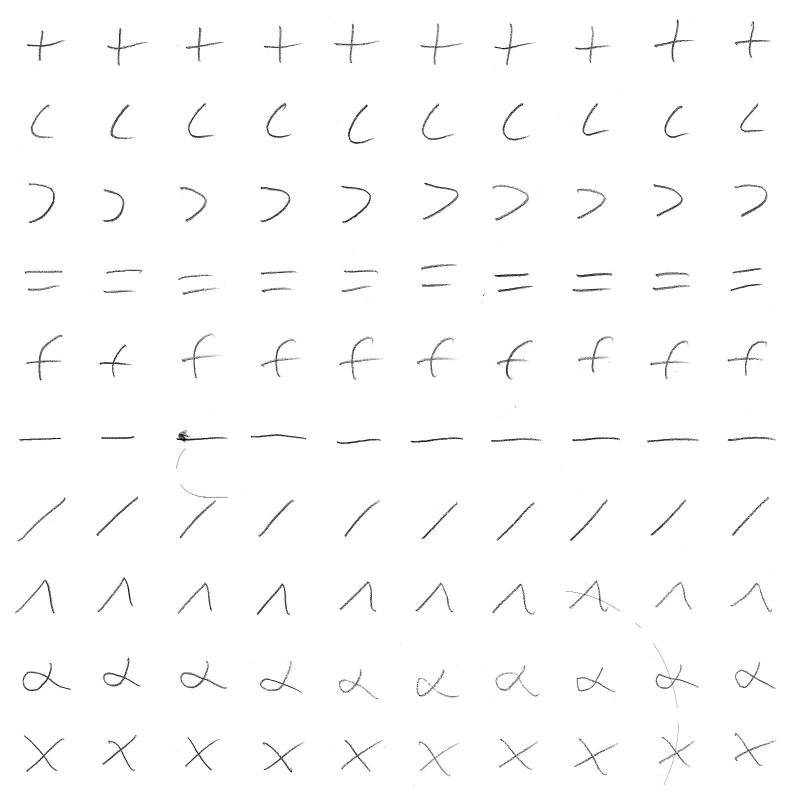
%> input picture Server_Code/operator dataset/oren_1.jpg, 1574 x 1592 px (shown at 1/2 size)
$ octave --eval "result = binarization(imread('../../operator dataset/oren_1.jpg'));"   (GNU Octave 9; MATLAB toolbox functions it lacks are replaced by stand-ins)
%> lines starting %> are read from the running program, lines starting %| are printed output that depends on the picture; in (x1, y1, x2, y2) boxes, pixels count from 0 and x2, y2 are one past the last pixel; in counts of white or black regions, pixels touching at a corner belong together; the program's own positions count from 1
% This file is for binarize the gray level image
% input: gray level image
% output: the binarized image
function imgBW = binarization(imgGray)

imgGray = imresize(imgGray, [480 640], 'bicubic');
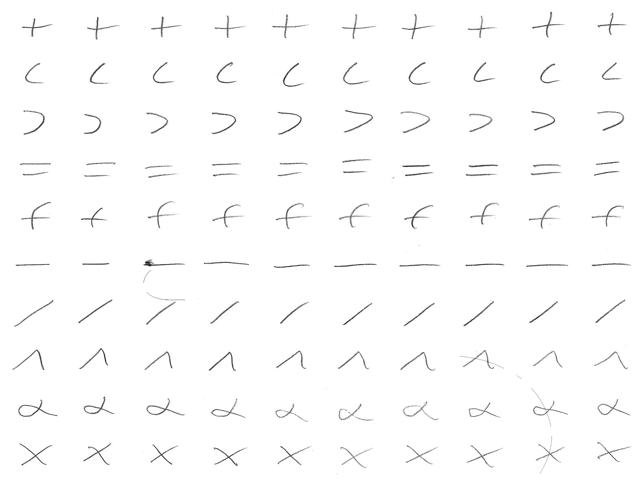
%> imgGray: size 480x640 uint8; min 18, max 255, mean 251.8
[height, width] = size(imgGray);
%> height = 480; width = 640

winSize = 31;
imgBackground = ordfilt2(imgGray, winSize^2-50, true(winSize));
%> imgBackground: size 480x640 uint8; every value is 255

imgSub = imgBackground - imgGray;
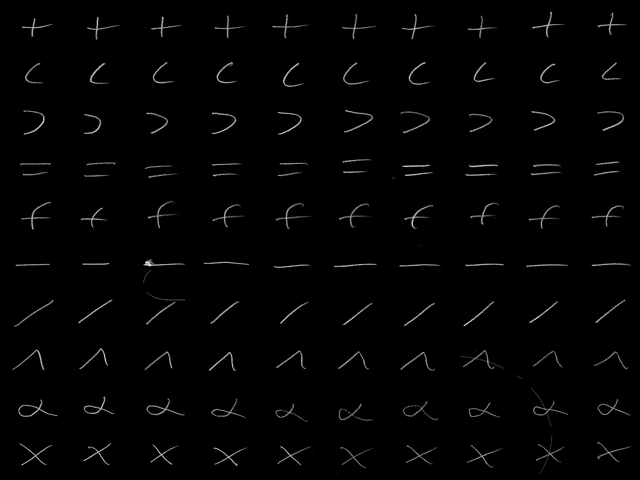
%> imgSub: size 480x640 uint8; min 0, max 237, mean 3.2

imgBW = imgSub > 0.2;
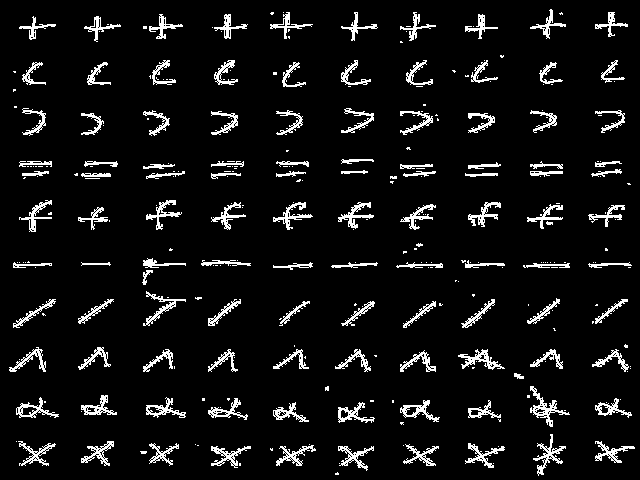
%> imgBW: size 480x640 logical; 7.2% white in thin lines or dots

end
